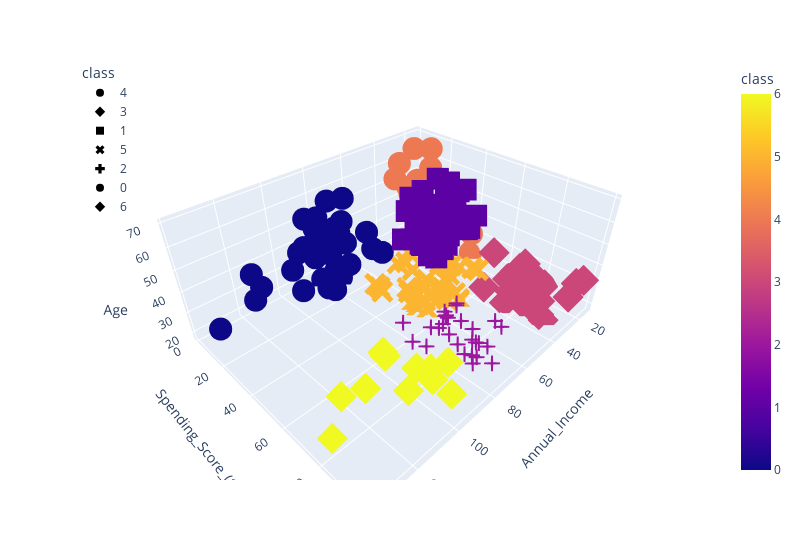

Notebook code for this chart:
### Code cell
test_cluster_amount(df_shopping, 7)

fig = px.scatter_3d(
    df_shopping,
    x="Annual_Income",
    y="Spending_Score_(1-100)",
    z="Age",
    color="class",
    symbol="class",
    width=800,
)
fig.update_layout(legend=dict(x=0, y=1))
fig.show()

### Figure 1 — Plotly figure (JSON) as saved in the notebook; plotly's stock layout.template omitted (floating-point values rounded to 4 significant figures)
{"data": [{"hovertemplate": "class=%{marker.color}<br>Annual_Income=%{x}<br>Spending_Score_(1-100)=%{y}<br>Age=%{z}<extra></extra>", "legendgroup": "4", "marker": {"color": [4, 4, 4, 4, 4, 4, 4, 4, 4, 4, 4, 4, 4, 4, 4, 4, 4, 4, 4, 4, 4, 4], "coloraxis": "coloraxis", "symbol": "circle"}, "mode": "markers", "name": "4", "scene": "scene", "showlegend": true, "type": "scatter3d", "x": [15, 16, 17, 18, 19, 19, 20, 20, 21, 23, 24, 25, 28, 28, 29, 30, 33, 33, 34, 37, 39, 39], "y": [39, 6, 40, 6, 3, 14, 15, 13, 35, 29, 35, 5, 14, 32, 31, 4, 4, 14, 17, 26, 36, 28], "z": [19, 20, 31, 35, 64, 67, 58, 37, 35, 52, 35, 46, 54, 45, 40, 60, 53, 49, 42, 36, 48, 49]}, {"hovertemplate": "class=%{marker.color}<br>Annual_Income=%{x}<br>Spending_Score_(1-100)=%{y}<br>Age=%{z}<extra></extra>", "legendgroup": "3", "marker": {"color": [3, 3, 3, 3, 3, 3, 3, 3, 3, 3, 3, 3, 3, 3, 3, 3, 3, 3, 3, 3, 3, 3], "coloraxis": "coloraxis", "symbol": "diamond"}, "mode": "markers", "name": "3", "scene": "scene", "showlegend": true, "type": "scatter3d", "x": [15, 16, 17, 18, 19, 19, 20, 20, 21, 23, 24, 25, 28, 28, 29, 30, 33, 33, 34, 37, 38, 39], "y": [81, 77, 76, 94, 72, 99, 77, 79, 66, 98, 73, 73, 82, 61, 87, 73, 92, 81, 73, 75, 92, 65], "z": [21, 23, 22, 23, 30, 35, 24, 22, 20, 35, 25, 31, 29, 35, 23, 21, 18, 21, 30, 20, 24, 24]}, {"hovertemplate": "class=%{marker.color}<br>Annual_Income=%{x}<br>Spending_Score_(1-100)=%{y}<br>Age=%{z}<extra></extra>", "legendgroup": "1", "marker": {"color": [1, 1, 1, 1, 1, 1, 1, 1, 1, 1, 1, 1, 1, 1, 1, 1, 1, 1, 1, 1, 1, 1, 1, 1, 1, 1, 1, 1, 1, 1, 1, 1, 1, 1, 1, 1, 1, 1, 1, 1, 1, 1, 1, 1], "coloraxis": "coloraxis", "symbol": "square"}, "mode": "markers", "name": "1", "scene": "scene", "showlegend": true, "type": "scatter3d", "x": [38, 40, 42, 43, 43, 43, 44, 44, 46, 46, 47, 47, 48, 48, 48, 49, 49, 50, 50, 54, 54, 54, 54, 54, 54, 54, 57, 58, 59, 60, 60, 61, 62, 62, 62, 63, 63, 63, 63, 63, 65, 65, 67, 67], "y": [35, 55, 52, 60, 45, 41, 50, 46, 46, 56, 52, 59, 51, 50, 48, 55, 42, 49, 56, 47, 53, 42, 51, 41, 44, 46, 58, 46, 55, 49, 47, 42, 48, 59, 56, 50, 46, 43, 48, 52, 43, 59, 43, 57], "z": [65, 50, 49, 59, 50, 47, 51, 69, 53, 70, 67, 54, 63, 43, 68, 70, 47, 60, 60, 59, 45, 49, 57, 67, 46, 48, 55, 50, 68, 48, 47, 48, 49, 67, 49, 66, 54, 68, 66, 65, 63, 49, 51, 50]}, {"hovertemplate": "class=%{marker.color}<br>Annual_Income=%{x}<br>Spending_Score_(1-100)=%{y}<br>Age=%{z}<extra></extra>", "legendgroup": "5", "marker": {"color": [5, 5, 5, 5, 5, 5, 5, 5, 5, 5, 5, 5, 5, 5, 5, 5, 5, 5, 5, 5, 5, 5, 5, 5, 5, 5, 5, 5, 5, 5, 5, 5, 5, 5, 5, 5, 5, 5], "coloraxis": "coloraxis", "symbol": "x"}, "mode": "markers", "name": "5", "scene": "scene", "showlegend": true, "type": "scatter3d", "x": [39, 40, 40, 40, 42, 43, 46, 46, 48, 48, 48, 54, 54, 54, 54, 54, 57, 58, 59, 60, 60, 60, 60, 61, 62, 62, 62, 63, 64, 64, 65, 65, 67, 67, 69, 70, 72, 76], "y": [61, 47, 42, 42, 60, 54, 51, 55, 59, 59, 47, 54, 48, 52, 55, 57, 55, 60, 41, 40, 42, 52, 50, 49, 41, 55, 42, 54, 42, 46, 48, 50, 56, 40, 58, 29, 34, 40], "z": [31, 27, 29, 31, 33, 31, 27, 19, 18, 19, 32, 26, 40, 23, 38, 21, 22, 34, 18, 40, 32, 24, 27, 20, 23, 26, 21, 19, 38, 19, 18, 19, 27, 38, 40, 23, 25, 28]}, {"hovertemplate": "class=%{marker.color}<br>Annual_Income=%{x}<br>Spending_Score_(1-100)=%{y}<br>Age=%{z}<extra></extra>", "legendgroup": "2", "marker": {"color": [2, 2, 2, 2, 2, 2, 2, 2, 2, 2, 2, 2, 2, 2, 2, 2, 2, 2, 2, 2, 2, 2, 2, 2, 2, 2, 2, 2], "coloraxis": "coloraxis", "symbol": "cross"}, "mode": "markers", "name": "2", "scene": "scene", "showlegend": true, "type": "scatter3d", "x": [69, 70, 71, 71, 71, 72, 73, 73, 74, 75, 76, 77, 77, 78, 78, 78, 78, 78, 78, 79, 81, 85, 86, 87, 87, 87, 88, 88], "y": [91, 77, 95, 75, 75, 71, 88, 73, 72, 93, 87, 97, 74, 90, 88, 76, 89, 78, 73, 83, 93, 75, 95, 63, 75, 92, 86, 69], "z": [39, 31, 40, 38, 39, 31, 29, 32, 35, 32, 32, 28, 32, 34, 39, 38, 27, 30, 30, 29, 31, 36, 33, 32, 28, 36, 30, 27]}, {"hovertemplate": "class=%{marker.color}<br>Annual_Income=%{x}<br>Spending_Score_(1-100)=%{y}<br>Age=%{z}<extra></extra>", "legendgroup": "0", "marker": {"color": [0, 0, 0, 0, 0, 0, 0, 0, 0, 0, 0, 0, 0, 0, 0, 0, 0, 0, 0, 0, 0, 0, 0, 0, 0, 0, 0, 0, 0, 0, 0, 0, 0, 0, 0], "coloraxis": "coloraxis", "symbol": "circle"}, "mode": "markers", "name": "0", "scene": "scene", "showlegend": true, "type": "scatter3d", "x": [71, 71, 71, 73, 73, 74, 75, 77, 77, 78, 78, 78, 78, 78, 78, 79, 81, 85, 86, 87, 87, 87, 88, 88, 93, 97, 98, 99, 101, 103, 103, 113, 120, 126, 137], "y": [35, 11, 9, 5, 7, 10, 5, 12, 36, 22, 17, 20, 16, 1, 1, 35, 5, 26, 20, 27, 13, 10, 13, 15, 14, 32, 15, 39, 24, 17, 23, 8, 16, 28, 18], "z": [43, 59, 47, 20, 44, 19, 57, 25, 48, 34, 43, 44, 47, 37, 34, 56, 19, 50, 42, 36, 40, 36, 52, 58, 59, 37, 46, 41, 54, 41, 34, 33, 47, 45, 32]}, {"hovertemplate": "class=%{marker.color}<br>Annual_Income=%{x}<br>Spending_Score_(1-100)=%{y}<br>Age=%{z}<extra></extra>", "legendgroup": "6", "marker": {"color": [6, 6, 6, 6, 6, 6, 6, 6, 6, 6, 6], "coloraxis": "coloraxis", "symbol": "diamond"}, "mode": "markers", "name": "6", "scene": "scene", "showlegend": true, "type": "scatter3d", "x": [93, 97, 98, 99, 101, 103, 103, 113, 120, 126, 137], "y": [90, 86, 88, 97, 68, 85, 69, 91, 79, 74, 83], "z": [35, 32, 29, 30, 28, 36, 32, 38, 35, 32, 30]}], "layout": {"coloraxis": {"colorbar": {"title": {"text": "class"}}, "colorscale": [[0, "#0d0887"], [0.1111, "#46039f"], [0.2222, "#7201a8"], [0.3333, "#9c179e"], [0.4444, "#bd3786"], [0.5556, "#d8576b"], [0.6667, "#ed7953"], [0.7778, "#fb9f3a"], [0.8889, "#fdca26"], [1, "#f0f921"]]}, "legend": {"title": {"text": "class"}, "tracegroupgap": 0, "x": 0, "y": 1}, "margin": {"t": 60}, "scene": {"domain": {"x": [0, 1], "y": [0, 1]}, "xaxis": {"title": {"text": "Annual_Income"}}, "yaxis": {"title": {"text": "Spending_Score_(1-100)"}}, "zaxis": {"title": {"text": "Age"}}}, "width": 800}}
